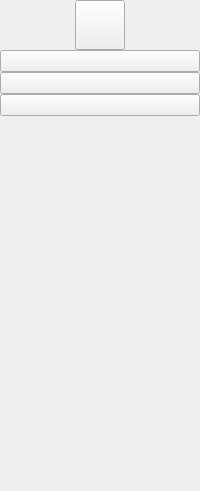
     <widget class="QWidget" name="icon_only_widget" native="true">
      <layout class="QVBoxLayout" name="verticalLayout_3">
       <property name="spacing">
        <number>0</number>
       </property>
       <property name="leftMargin">
        <number>0</number>
       </property>
       <property name="topMargin">
        <number>0</number>
       </property>
       <property name="rightMargin">
        <number>0</number>
       </property>
       <property name="bottomMargin">
        <number>0</number>
       </property>
       <item>
        <layout class="QHBoxLayout" name="horizontalLayout_3">
         <item>
          <widget class="QPushButton" name="homeButton1">
           <property name="minimumSize">
            <size>
             <width>50</width>
             <height>50</height>
            </size>
           </property>
           <property name="maximumSize">
            <size>
             <width>50</width>
             <height>50</height>
            </size>
           </property>
           <property name="text">
            <string/>
           </property>
           <property name="icon">
            <iconset resource="resources.qrc">
             <normaloff>:/imgs/imgs/home.png</normaloff>:/imgs/imgs/home.png</iconset>
           </property>
           <property name="iconSize">
            <size>
             <width>40</width>
             <height>40</height>
            </size>
           </property>
          </widget>
         </item>
        </layout>
       </item>
       <item>
        <layout class="QVBoxLayout" name="verticalLayout">
         <property name="spacing">
          <number>0</number>
         </property>
         <item>
          <widget class="QPushButton" name="studentButton1">
           <property name="text">
            <string/>
           </property>
           <property name="icon">
            <iconset resource="resources.qrc">
             <normaloff>:/imgs/imgs/student.png</normaloff>
             <normalon>:/imgs/imgs/student.png</normalon>:/imgs/imgs/student.png</iconset>
           </property>
           <property name="iconSize">
            <size>
             <width>30</width>
             <height>30</height>
            </size>
           </property>
           <property name="checkable">
            <bool>true</bool>
           </property>
           <property name="autoExclusive">
            <bool>true</bool>
           </property>
          </widget>
         </item>
         <item>
          <widget class="QPushButton" name="programButton1">
           <property name="text">
            <string/>
           </property>
           <property name="icon">
            <iconset resource="resources.qrc">
             <normaloff>:/imgs/imgs/program.png</normaloff>
             <normalon>:/imgs/imgs/program.png</normalon>:/imgs/imgs/program.png</iconset>
           </property>
           <property name="iconSize">
            <size>
             <width>30</width>
             <height>30</height>
            </size>
           </property>
           <property name="checkable">
            <bool>true</bool>
           </property>
           <property name="autoExclusive">
            <bool>true</bool>
           </property>
          </widget>
         </item>
         <item>
          <widget class="QPushButton" name="collegeButton1">
           <property name="text">
            <string/>
           </property>
           <property name="icon">
            <iconset resource="resources.qrc">
             <normaloff>:/imgs/imgs/college.png</normaloff>
             <normalon>:/imgs/imgs/college.png</normalon>:/imgs/imgs/college.png</iconset>
           </property>
           <property name="iconSize">
            <size>
             <width>30</width>
             <height>30</height>
            </size>
           </property>
           <property name="checkable">
            <bool>true</bool>
           </property>
           <property name="autoExclusive">
            <bool>true</bool>
           </property>
          </widget>
         </item>
        </layout>
       </item>
       <item>
        <spacer name="verticalSpacer">
         <property name="orientation">
          <enum>Qt::Vertical</enum>
         </property>
         <property name="sizeHint" stdset="0">
          <size>
           <width>20</width>
           <height>375</height>
          </size>
         </property>
        </spacer>
       </item>
      </layout>
     </widget>
